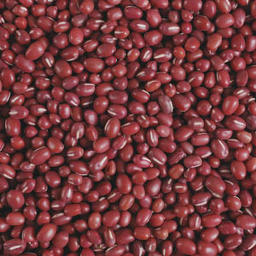
%> input picture 1.jpg, 256 x 256 px
$ octave main.m   (GNU Octave 9; MATLAB toolbox functions it lacks are replaced by stand-ins)
%> lines starting %> are read from the running program, lines starting %| are printed output that depends on the picture
%open a picture from file.
Input = imread('1.jpg');
%> Input is the input picture: size 256x256x3 uint8; mean R, G, B 116.7, 58.3, 60.2

%get the size of input image and get the size of output from use
[InputWidth, InputHeight, Depth] = size(Input);
%> InputWidth = 256; InputHeight = 256; Depth = 3

% [13 lines of commented-out code are left out]

t = int32(InputWidth/4);
%> t = 64
re = mod(t, 6);
%> re = 4
if(re ~= 0)
    t = t+(6-re);
%> t = 66
end

jumpPixel = 5;
Ssize = ((InputWidth-t)/jumpPixel)*((InputHeight-t)/jumpPixel);
%> Ssize = 1444
S = zeros(t, t, 3, Ssize);

original = zeros(512, 512, 3);
for i=1:2
    for j=1:2
        original(1+256*(i-1):256*i, 1+256*(j-1):256*j, :) = Input;
    end
end
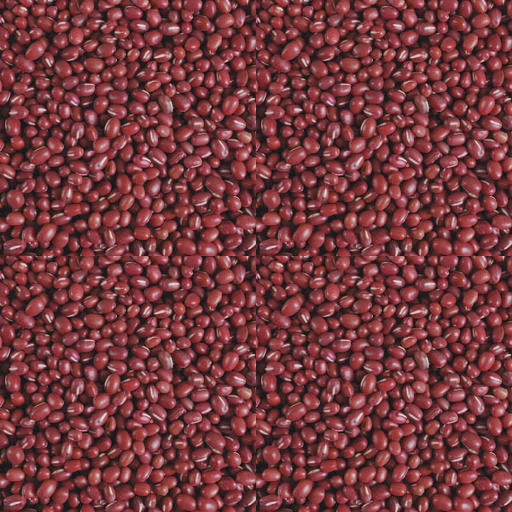
%> original: size 512x512x3 double; mean R, G, B 116.7, 58.3, 60.2

for i = 1:((InputWidth-t)/jumpPixel)
    for j = 1:((InputHeight-t)/jumpPixel)
        S(:, :, :, (i-1)*((InputWidth-t)/jumpPixel)+j) = imcrop(Input, [1+jumpPixel*i 1+jumpPixel*j t-1 t-1]);
    end
end

%neighbor it by SSD->
%still have best path to determine

numOfoutputPart = 10;
w = ((t*5)/6) * numOfoutputPart + t/6;
%> w = 561
h = ((t*5)/6) * numOfoutputPart + t/6;
%> h = 561
length = t*5/6;
%> length = 55
overlapLength = t/6;
%> overlapLength = 11
preGoal = zeros(w, h, 3);
Goal = zeros(w, h, 3);

Store = zeros(numOfoutputPart.^2);
for i = 1:numOfoutputPart %trace the whole subimage set
    for j = 1:numOfoutputPart
        if(i==1) && (j==1) %initial goal image
            preGoal(1:t, 1:t, :) = S(:, :, :, 1);
            Goal(1:t, 1:t, :) = S(:, :, :, 1);
            Store(1) = 1;
        else
            SSD = [0 0]; %[index, SSD]
            LeftSSD = 0;
            UpSSD = 0;
            for k = 1:(InputWidth-t)/jumpPixel %Search for best SSD
                for l = 1:(InputHeight-t)/jumpPixel
                    if(i~=1) %need to check UpSSD
                        temp1 = S(length:length+overlapLength-1, 1:t, :, Store((i-1-1)*4+j));
                        temp2 = S(1:1+overlapLength-1, 1:t, :, ((k-1)*(InputHeight-t)/jumpPixel)+l) ;
                        X = temp2 - temp1;
                        UpSSD = sum( X(:).^2);
                    end

                    if(j~=1) %need to check LeftSSD
                        temp1 = S(1:t, length:length+overlapLength-1, :, Store((i-1)*4+j-1));
                        temp2 = S(1:t, 1:1+overlapLength-1, :, ((k-1)*(InputHeight-t)/jumpPixel+l) );
                        Y = temp2 - temp1;
                        LeftSSD = sum( Y(:).^2);
                    end

                    if( (UpSSD+LeftSSD)<SSD(2) || SSD(1) == 0) %Find best SSD
                        SSD(1) = (k-1)*((InputWidth-t)/jumpPixel)+l;
                        SSD(2) = UpSSD+LeftSSD;
                        Store( (i-1)*numOfoutputPart+j ) = SSD(1);
                    end
                end
            end
            %finish finding best matching blocks

            %only neighbor on SSD

            preGoal(1+(i-1)*length:t+(i-1)*length, 1+(j-1)*length:t+(j-1)*length, :) = S(:, :, :, Store((i-1)*numOfoutputPart+j) );

            %Neighboring
            errorMatrixH = zeros(overlapLength, t);
            adjacentErrorMatrixH = zeros(overlapLength, t);
            bestPathH = zeros(2, t);
            if(i ~= 1) %need to check upper overlap
                %determine the overlap pointer first (vertical)
                S1 = Goal(length*(i-2)+1:length*(i-2)+t, length*(j-1)+1:length*(j-1)+t, :);
                S2 = S(:, :, :, Store((i-1)*4+j));


                %find e(i,j) & E(i,j)
                tempH = S1(length+1:t, :, :) - S2(1:overlapLength, :, :);
                for k = 1:overlapLength
                    for l = 1:t
                        errorMatrixH(k, l) = sum(tempH(k, l).^2);
                    end
                end

                %initial the E matrix
                adjacentErrorMatrixH(1, :) = errorMatrixH(1, :);

                %store minimum error

                bestPathH(1, :) = adjacentErrorMatrixH(1, :);
                for k = 1:t
                bestPathH(2, k) = 1;
                end
                for k = 2:overlapLength
                    for l = 1:t
                        Min = 0;
                        if(l == 1)
                            Min = min(adjacentErrorMatrixH(k-1, l), adjacentErrorMatrixH(k-1, l+1));
                        elseif(l == t)
                            Min = min(adjacentErrorMatrixH(k-1, l-1), adjacentErrorMatrixH(k-1, l));
                        else
                            Min = min([adjacentErrorMatrixH(k-1, l-1), adjacentErrorMatrixH(k-1, l), adjacentErrorMatrixH(k, j+1)]);
                        end

                        adjacentErrorMatrixH(k, l) = errorMatrixH(k, l) + Min;

                        if(adjacentErrorMatrixH(k, l) < bestPathH(1, l))
                            bestPathH(1, l) = adjacentErrorMatrixH(k, l);
                            bestPathH(2, l) = k;
                        end
                    end
                end

            end

            errorMatrixW = zeros(t, overlapLength);
            adjacentErrorMatrixW = zeros(t, overlapLength);
            bestPathW = zeros(t, 2);
            if(j ~= 1)%need to check left overlap

                %determine the overlap pointer first (vertical)
                S1 = Goal(length*(i-1)+1:length*(i-1)+t, length*(j-2)+1:length*(j-2)+t, :);
                S2 = S(:, :, :, Store((i-1)*4+j));


                %find e(i,j) & E(i,j)
                tempW = (S1(:, 1+length:t, :) - S2(:, 1:overlapLength, :));
                for k = 1:t
                    for l = 1:overlapLength
                        errorMatrixW(k, l) = sum(tempW(k, l).^2);
                    end
                end


                %initial the E matrix
                adjacentErrorMatrixW(:, 1) = errorMatrixW(:, 1);

                %store minimum error

                bestPathW(:, 1) = adjacentErrorMatrixW(:, 1);
                for k = 1:t
                bestPathW(k, 2) = 1;
                end
                for l = 2:overlapLength
                    for k = 1:t
                        Min = 0;
                        if(k == 1)
                            Min = min(adjacentErrorMatrixW(k, l-1), adjacentErrorMatrixW(k+1, l-1));
                        elseif(k == t)
                            Min = min(adjacentErrorMatrixW(k-1, l-1), adjacentErrorMatrixW(k, l-1));
                        else
                            Min = min([adjacentErrorMatrixW(k-1, l-1), adjacentErrorMatrixW(k, l-1), adjacentErrorMatrixW(k+1, l-1)]);

                        end

                        adjacentErrorMatrixW(k, l) = errorMatrixW(k, l)+ Min;

                        if(adjacentErrorMatrixW(k, l) < bestPathW(k, 1))
                            bestPathW(k, 1) = adjacentErrorMatrixW(k, l);
                            bestPathW(k, 2) = l;
                        end
                    end
                end

            end

            for k = 1:t
                for l = 1:t
                    if(k > bestPathH(2, l) && l > bestPathW(k, 2) )
                        Goal( (i-1)*length+k, (j-1)*length+l, :) = S2(k , l, :);
                    end
                end
            end
        end
    end
end
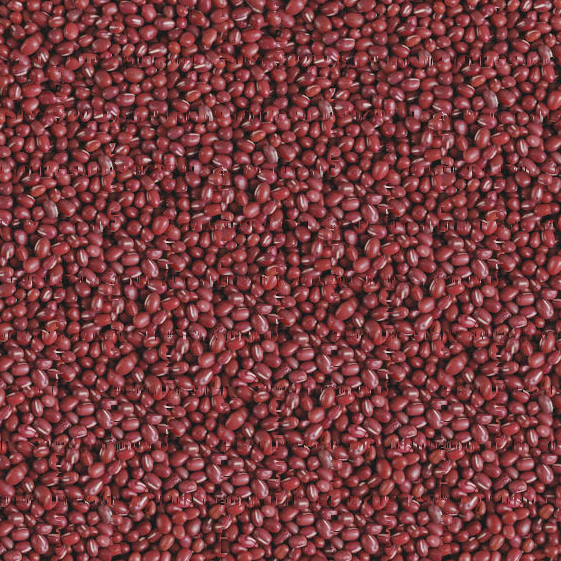
%> Goal: size 561x561x3 double; mean R, G, B 118.6, 59.7, 61.9
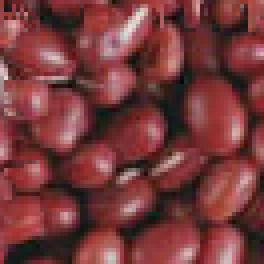
%> S1: size 66x66x3 double (shown 4 times larger); mean R, G, B 117.7, 58.6, 59.6
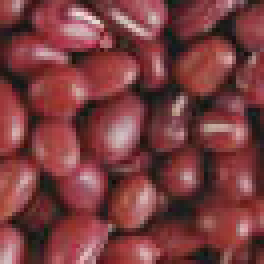
%> S2: size 66x66x3 double (shown 4 times larger); mean R, G, B 122.3, 61.8, 63.4
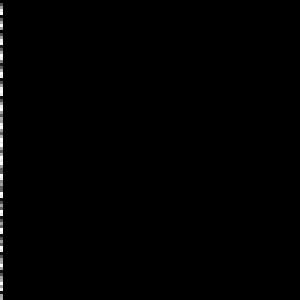
%> Store: size 100x100 double (shown 3 times larger); min 0, max 1367, mean 8.5; drawn with min black and max white
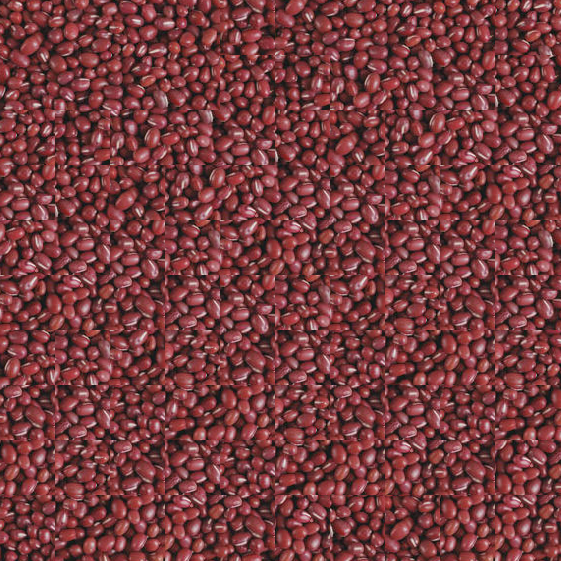
%> preGoal: size 561x561x3 double; mean R, G, B 118.4, 59.5, 61.6
%> after the loop, LeftSSD = 6861810; Min = 0; SSD = [943 6843456]; UpSSD = 6022782; bestPathH = 66 columns, first 8: [0 0 0 0 0 0 0 0; 9 2 2 5 5 2 2 10]; bestPathW = 66 rows, first 12: [290 3; 169 2; 0 7; 0 6; 0 5; 0 4; 0 3; 0 2; 0 1; 0 1; 0 1; 0 1]

%preGoal = preGoal/255;
%image(preGoal);
%imshow(preGoal);


Goal = Goal/255;
image(Goal);
imshow(Goal);


%GoalFinal = GoalFinal/255;
%image(GoalFinal);
%imshow(GoalFinal);
